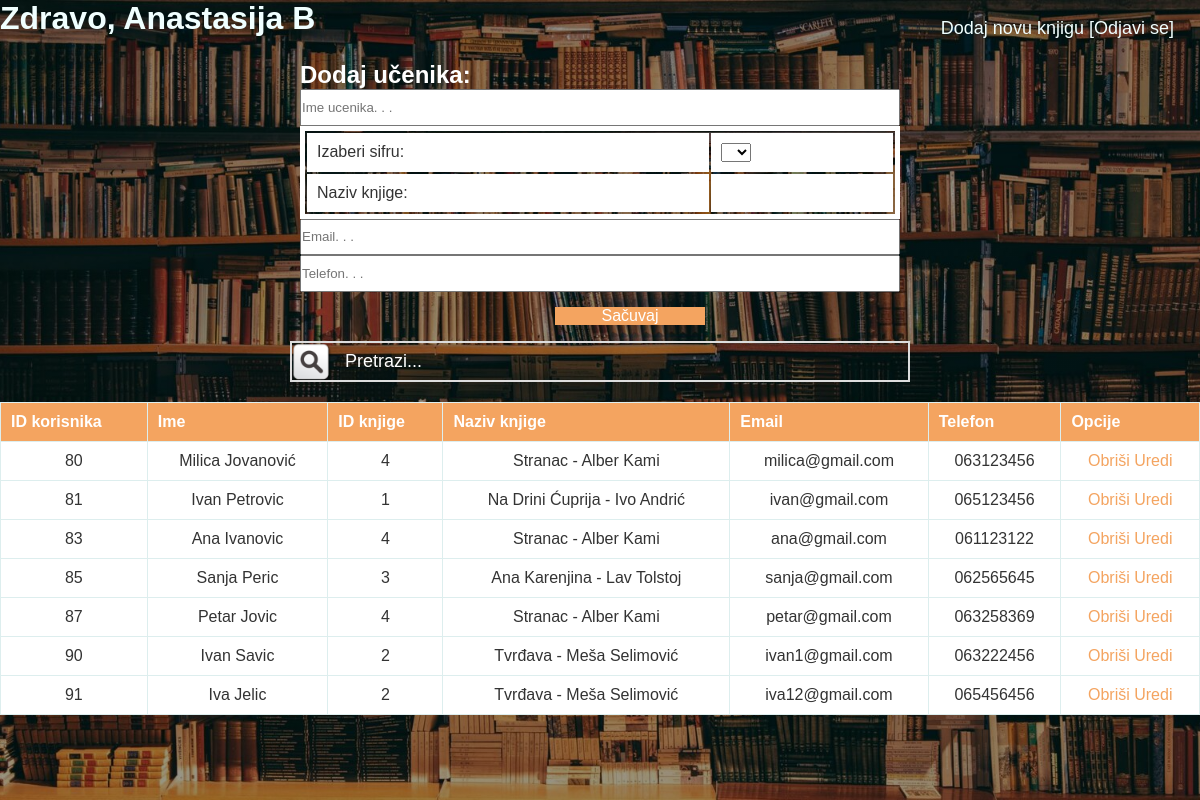
Screenshot of /pocetna.php (signed in) with the database file from the repository.
### tables this page shows
CREATE TABLE `korisnici` (
  `iduser` int(11) NOT NULL,
  `name` varchar(80) NOT NULL,
  `username` varchar(80) NOT NULL,
  `password` varchar(80) NOT NULL
);

CREATE TABLE `podaci` (
  `id` int(11) NOT NULL,
  `id_knjiga` int(11) NOT NULL,
  `ime` varchar(80) NOT NULL,
  `email` varchar(80) NOT NULL,
  `telefon` varchar(80) NOT NULL
);

CREATE TABLE `knjige` (
  `idknjiga` int(11) NOT NULL,
  `nazivknjiga` varchar(80) NOT NULL
);

### oopfunction.php (called while the page is built, shortened)
<?php
class Connection {
  private $host = "localhost";
  private $user = "root";
  private $password = "";
  private $db_name = "biblioteka";
  public $conn;
  public function __construct (){
    $this->conn = new mysqli($this->host, $this->user, $this->password, $this->db_name);
  }
  public function select(){
    $selectQuery = "SELECT * FROM podaci INNER JOIN knjige ON podaci.id_knjiga=knjige.idknjiga ";
    $result = $this->conn->query($selectQuery);
    if($result->num_rows>0) {
      return $result;
    }
    else{
      return false;
    }
  }
  public function selectUserById($iduser){
    $result = mysqli_query($this->conn, "SELECT * FROM korisnici WHERE iduser = $iduser");
    return mysqli_fetch_assoc($result);
}
}
?>

### pocetna.php (the view, shortened to what this page needs)
<?php
require 'oopfunction.php';
$select = new Connection();
if(isset($_SESSION["iduser"])){
  $user = $select->selectUserById($_SESSION["iduser"]);
}
else{
  header("Location: login.php");
}
?>
<!DOCTYPE html>
<html lang="en">
<head>
    <link rel="stylesheet" href="stylePocetna.css">
</head>
<body>
    <div class="divdiv">
      <h1 class="link-slova">Zdravo, <?php echo $user["name"]; ?></h1>
      <div class="link">
        <a href="knjiga.php" class="link-slova">Dodaj novu knjigu</a>
        <a href="logout.php"class="link-slova">[Odjavi se]</a>
      </div>
      <div class="forma-ucenik">
      <h2>Dodaj učenika:</h2>
        <form action="" method="post" autocomlete = "off" class="input-ucenik">
        <input type="text" name="ime" value="" placeholder="Ime ucenika. . ."> <br>
        <?php
        $conn =  mysqli_connect("localhost", "root", "","biblioteka");
        $sql = "SELECT idknjiga FROM knjige";
        $res = mysqli_query($conn, $sql);
        ?>
        <table class="table-insert">
            <tr>
             <td>Izaberi sifru: </td>
             <td>
             <select class="" id="sifra" name="sifra" onchange ="autofill()">
             <option class="option"></option>
             <?php while ($rows = mysqli_fetch_array($res)){
             echo '<option value='.$rows["idknjiga"].'>'.$rows["idknjiga"].'</option>';
             } ?>
             </select>
             </td>
            </tr>
            <tr >
                <td> Naziv knjige: </td>
                <td  id="knjigaNaziv"></td>
            </tr>
        </table>
        <input type="text" name="email" value="" placeholder="Email. . ."> <br>
        <input type="text" name="telefon" value="" placeholder="Telefon. . ."> <br>
        <button type="submit" class="dugme" name="sacuvaj">Sačuvaj</button>
       </form>
      </div>
      <div class="search-box"  >
      <input type="text" id="myInput" onkeyup="myFunction()"
      placeholder="Pretrazi...">
      </div>
    <table id="grid" class="table-ucenik">
        <thead>
            <tr id='tableHeader'  >
            <th data-type="number"  >ID korisnika</th>
                   <th data-type="string" >Ime</th>
                   <th data-type="number">ID knjige </th>
                   <th data-type="string" >Naziv knjige</th>
                   <th data-type="string">Email</th>
                <th>Telefon</th>
                <th>Opcije</th>
            </tr>
        </thead>
        <tbody>
            <?php
            $record = new Connection();
            $result = $record->select();
            if($result){
                foreach($result as $row){
            ?>
            <tr>
                <td> <?php echo $row["id"];?> </td>
                <td> <?php echo $row['ime'];?> </td>
                <td> <?php echo $row['id_knjiga'];?> </td>
                <td> <?php echo $row['nazivknjiga'];?> </td>
                <td> <?php echo $row['email'];?> </td>
                <td> <?php echo $row['telefon'];?> </td>
                <td>
                 <a class="a1" href="obrisi.php?id=<?php echo $row['id'];?>"
                 onclick = "return confirm ('Da li ste sigurni da želite da obrišete ovaj podatak?')">Obriši</a>
                 <a class="a1" href="update.php?id=<?php echo $row['id'];?>">Uredi</a>
                </td>
            </tr>
            <?php
                }
            }
            ?>
        </tbody>
    </table>
    </div>
</body>
</html>

### stylePocetna.css (style rules this page uses)
* { font-family:'Lucida Sans', 'Lucida Sans Regular', 'Lucida Grande', 'Lucida Sans Unicode', Geneva, Verdana, sans-serif; margin: 0; padding:0; }
#grid { text-align: center; vertical-align: middle; border-color: transparent; position: relative; margin: 1px auto; padding: 5px; }
.forma-ucenik td { border: none; background-color: white; }
.divdiv { height: 100%; width: 100%; background-image:linear-gradient(rgba(0,0,0,0.4),rgba(0,0,0,0.4) ),url(pocetna.jpg); background-position: center; background-size: cover; position: absolute; }
.table-ucenik { width: 100%; margin-bottom: 25px; border-collapse: collapse; border-spacing: 0; font: normal 13px ; background-color: white; }
.forma-ucenik { margin: auto; position: relative; display: grid; width: 50%; padding-bottom: 45px; vertical-align: middle; margin: 2%auto; }
th { background-color: sandybrown; border: solid 1px #DDEEEE; color: white; padding: 10px; text-align: left; }
tbody td { border: solid 1px #DDEEEE; color: #333; padding: 10px; text-shadow: 1px 1px 1px #fff; }
.link { position:relative; font-size: 15pt; padding: 10px; position: absolute; top: 8px; right: 16px; font-size: 18px; }
.link-slova { color: azure; }
.table-insert { width: 100%; position: relative; border: 5px solid white; }
.search-box { background-image: url('ikonica.png'); background-position: absolute; background-repeat: no-repeat; background-size: 40px; width: 60%; font-size: 16px; padding: 8px; border: 2px solid #ddd; margin: auto; margin-bottom: 20px; width: 50%; }
.search-box input { width: 100%; position: relative; margin-left: 45px; background: transparent; outline: none; border: none; color: white; font-size: 18px; }
.search-box ::placeholder { color: white; }
input { color: #333b ; }
.forma-ucenik input { width: 100%; color: black; height: 20%; box-sizing: border-box; }
.forma-ucenik h2 { color: white; text-align: left; }
.dugme { margin-top: 15px; margin-left: 255px; width: 25%; position: relative; background: sandybrown; border: 0; color: white; font-size: 12pt; }
a:link { text-decoration: none; }
.a1 { color: sandybrown; }

### rows the page displays
korisnici: name "Anastasija B"
podaci: id "80", ime "Milica Jovanović", id_knjiga "4", id_knjiga.nazivknjiga "Stranac - Alber Kami", email "milica@gmail.com", telefon "063123456"
podaci: id "81", ime "Ivan Petrovic", id_knjiga "1", id_knjiga.nazivknjiga "Na Drini Ćuprija - Ivo Andrić", email "ivan@gmail.com", telefon "065123456"
podaci: id "83", ime "Ana Ivanovic", id_knjiga "4", id_knjiga.nazivknjiga "Stranac - Alber Kami", email "ana@gmail.com", telefon "061123122"
podaci: id "85", ime "Sanja Peric", id_knjiga "3", id_knjiga.nazivknjiga "Ana Karenjina - Lav Tolstoj", email "sanja@gmail.com", telefon "062565645"
podaci: id "87", ime "Petar Jovic", id_knjiga "4", id_knjiga.nazivknjiga "Stranac - Alber Kami", email "petar@gmail.com", telefon "063258369"
podaci: id "90", ime "Ivan Savic", id_knjiga "2", id_knjiga.nazivknjiga "Tvrđava - Meša Selimović", email "ivan1@gmail.com", telefon "063222456"
podaci: id "91", ime "Iva Jelic", id_knjiga "2", id_knjiga.nazivknjiga "Tvrđava - Meša Selimović", email "iva12@gmail.com", telefon "065456456"
